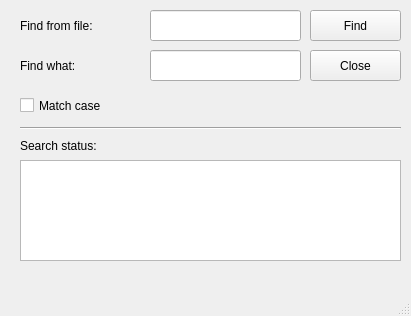
<?xml version="1.0" encoding="UTF-8"?>
<ui version="4.0">
 <class>MainWindow</class>
 <widget class="QMainWindow" name="MainWindow">
  <property name="geometry">
   <rect>
    <x>0</x>
    <y>0</y>
    <width>411</width>
    <height>316</height>
   </rect>
  </property>
  <property name="windowTitle">
   <string>MainWindow</string>
  </property>
  <widget class="QWidget" name="centralwidget">
   <widget class="QLabel" name="label">
    <property name="geometry">
     <rect>
      <x>20</x>
      <y>10</y>
      <width>121</width>
      <height>31</height>
     </rect>
    </property>
    <property name="text">
     <string>Find from file:</string>
    </property>
   </widget>
   <widget class="QLabel" name="label_2">
    <property name="geometry">
     <rect>
      <x>20</x>
      <y>50</y>
      <width>121</width>
      <height>31</height>
     </rect>
    </property>
    <property name="text">
     <string>Find what:</string>
    </property>
   </widget>
   <widget class="QLineEdit" name="fileLineEdit">
    <property name="geometry">
     <rect>
      <x>150</x>
      <y>10</y>
      <width>151</width>
      <height>31</height>
     </rect>
    </property>
   </widget>
   <widget class="QLineEdit" name="keyLineEdit">
    <property name="geometry">
     <rect>
      <x>150</x>
      <y>50</y>
      <width>151</width>
      <height>31</height>
     </rect>
    </property>
   </widget>
   <widget class="QPushButton" name="findPushButton">
    <property name="geometry">
     <rect>
      <x>310</x>
      <y>10</y>
      <width>91</width>
      <height>31</height>
     </rect>
    </property>
    <property name="text">
     <string>Find</string>
    </property>
   </widget>
   <widget class="QPushButton" name="closePushButton">
    <property name="geometry">
     <rect>
      <x>310</x>
      <y>50</y>
      <width>91</width>
      <height>31</height>
     </rect>
    </property>
    <property name="text">
     <string>Close</string>
    </property>
   </widget>
   <widget class="QCheckBox" name="matchCheckBox">
    <property name="geometry">
     <rect>
      <x>20</x>
      <y>90</y>
      <width>111</width>
      <height>31</height>
     </rect>
    </property>
    <property name="text">
     <string>Match case</string>
    </property>
   </widget>
   <widget class="Line" name="line">
    <property name="geometry">
     <rect>
      <x>20</x>
      <y>120</y>
      <width>381</width>
      <height>16</height>
     </rect>
    </property>
    <property name="orientation">
     <enum>Qt::Horizontal</enum>
    </property>
   </widget>
   <widget class="QLabel" name="label_3">
    <property name="geometry">
     <rect>
      <x>20</x>
      <y>130</y>
      <width>121</width>
      <height>31</height>
     </rect>
    </property>
    <property name="text">
     <string>Search status:</string>
    </property>
   </widget>
   <widget class="QTextBrowser" name="textBrowser">
    <property name="geometry">
     <rect>
      <x>20</x>
      <y>160</y>
      <width>381</width>
      <height>101</height>
     </rect>
    </property>
   </widget>
  </widget>
  <widget class="QMenuBar" name="menubar">
   <property name="geometry">
    <rect>
     <x>0</x>
     <y>0</y>
     <width>411</width>
     <height>22</height>
    </rect>
   </property>
  </widget>
  <widget class="QStatusBar" name="statusbar"/>
 </widget>
 <resources/>
 <connections/>
</ui>
